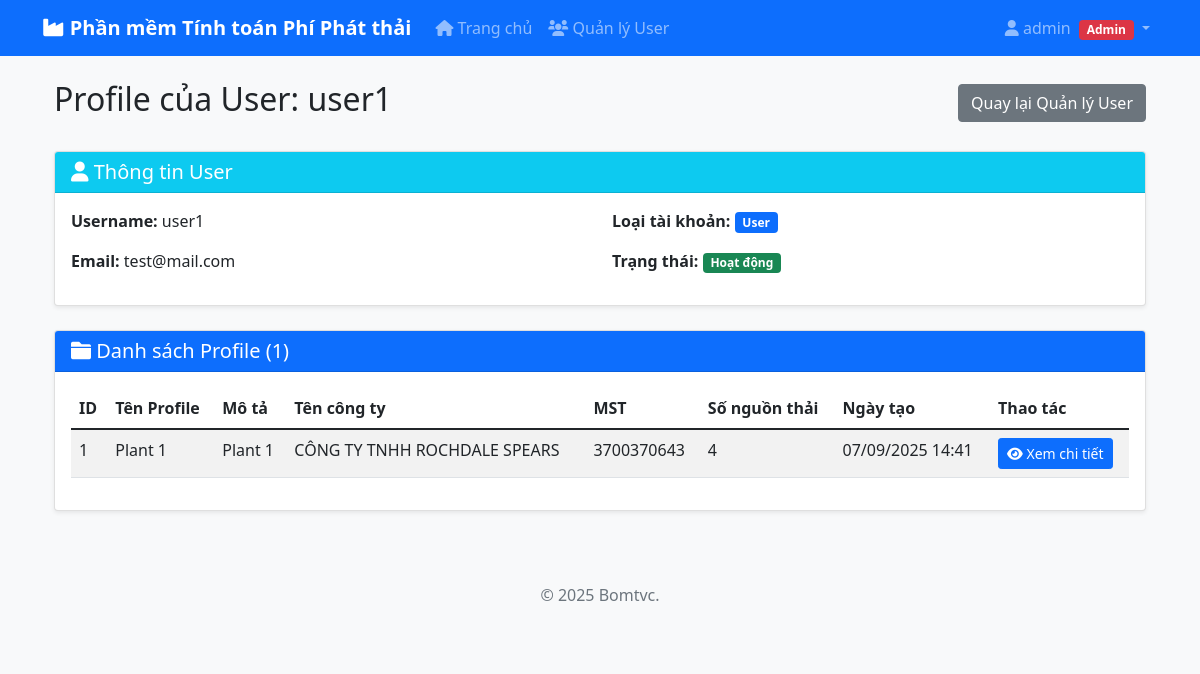
The app's page /view_user_profiles/2 (signed in) with its own data.
### database.py (models this page shows, shortened)
class User(UserMixin, db.Model):
    __tablename__ = 'users'
    id = db.Column(db.Integer, primary_key=True)
    username = db.Column(db.String(80), unique=True, nullable=False)
    email = db.Column(db.String(120), unique=True, nullable=False)
    password_hash = db.Column(db.String(255), nullable=False)
    is_admin = db.Column(db.Boolean, default=False, nullable=False)
    is_active = db.Column(db.Boolean, default=False, nullable=False)  # Admin phải bật user mới login được
    created_at = db.Column(db.DateTime, default=datetime.utcnow)
    profiles = db.relationship('Profile', backref='user', lazy=True, cascade='all, delete-orphan')

class Profile(db.Model):
    __tablename__ = 'profiles'
    id = db.Column(db.Integer, primary_key=True)
    name = db.Column(db.String(200), nullable=False)
    description = db.Column(db.Text)
    created_date = db.Column(db.DateTime, default=datetime.utcnow)
    ten_cong_ty = db.Column(db.String(200))
    dia_chi = db.Column(db.Text)
    mst = db.Column(db.String(50))
    dien_thoai = db.Column(db.String(20))
    fax = db.Column(db.String(20))
    email = db.Column(db.String(120))
    tai_khoan_ngan_hang = db.Column(db.String(50))
    tai_ngan_hang = db.Column(db.String(200))
    loai_hinh_san_xuat = db.Column(db.String(200))
    user_id = db.Column(db.Integer, db.ForeignKey('users.id'), nullable=False)
    records = db.relationship('EmissionRecord', backref='profile', lazy=True, cascade='all, delete-orphan')

### flask_app.py (the view)
@app.route('/view_user_profiles/<int:user_id>')
@admin_required
def view_user_profiles(user_id):
    user = User.query.get_or_404(user_id)
    profiles = Profile.query.filter_by(user_id=user_id).all()
    return render_template('view_user_profiles.html', user=user, profiles=profiles)

### auth.py (called while the page is built)
def admin_required(f):
    @wraps(f)
    def decorated_function(*args, **kwargs):
        if not current_user.is_authenticated:
            flash('Vui lòng đăng nhập để truy cập trang này!', 'error')
            return redirect(url_for('login'))
        if not current_user.is_admin:
            flash('Bạn không có quyền truy cập trang này!', 'error')
            abort(403)
        return f(*args, **kwargs)
    return decorated_function

### flask_app.py (called while the page is built)
@login_manager.user_loader
def load_user(user_id):
    return User.query.get(int(user_id))

### templates/view_user_profiles.html (shortened to what this page needs)
{% extends "base.html" %}
{% block content %}
<div class="container mt-4">
    <div class="d-flex justify-content-between align-items-center mb-4">
        <h2>Profile của User: {{ user.username }}</h2>
        <a href="{{ url_for('manage_users') }}" class="btn btn-secondary">Quay lại Quản lý User</a>
    </div>
    <div class="card mb-4">
        <div class="card-header bg-info text-white">
            <h5 class="mb-0"><i class="fas fa-user"></i> Thông tin User</h5>
        </div>
        <div class="card-body">
            <div class="row">
                <div class="col-md-6">
                    <p><strong>Username:</strong> {{ user.username }}</p>
                    <p><strong>Email:</strong> {{ user.email }}</p>
                </div>
                <div class="col-md-6">
                    <p><strong>Loại tài khoản:</strong>
                        {% if user.is_admin %}
                            <span class="badge bg-danger">Admin</span>
                        {% else %}
                            <span class="badge bg-primary">User</span>
                        {% endif %}
                    </p>
                    <p><strong>Trạng thái:</strong>
                        {% if user.is_active %}
                            <span class="badge bg-success">Hoạt động</span>
                        {% else %}
                            <span class="badge bg-secondary">Tạm khóa</span>
                        {% endif %}
                    </p>
                </div>
            </div>
        </div>
    </div>
    <div class="card">
        <div class="card-header bg-primary text-white">
            <h5 class="mb-0"><i class="fas fa-folder"></i> Danh sách Profile ({{ profiles|length }})</h5>
        </div>
        <div class="card-body">
            {% if profiles %}
                <div class="table-responsive">
                    <table class="table table-striped">
                        <thead>
                            <tr>
                                <th>ID</th>
                                <th>Tên Profile</th>
                                <th>Mô tả</th>
                                <th>Tên công ty</th>
                                <th>MST</th>
                                <th>Số nguồn thải</th>
                                <th>Ngày tạo</th>
                                <th>Thao tác</th>
                            </tr>
                        </thead>
                        <tbody>
                            {% for profile in profiles %}
                            <tr>
                                <td>{{ profile.id }}</td>
                                <td>{{ profile.name }}</td>
                                <td>{{ profile.description or 'N/A' }}</td>
                                <td>{{ profile.ten_cong_ty or 'N/A' }}</td>
                                <td>{{ profile.mst or 'N/A' }}</td>
                                <td>{{ profile.records|length }}</td>
                                <td>{{ profile.created_date.strftime('%d/%m/%Y %H:%M') if profile.created_date else 'N/A' }}</td>
                                <td>
                                    <a href="{{ url_for('view_user_profile_detail', profile_id=profile.id) }}"
                                       class="btn btn-sm btn-primary">
                                        <i class="fas fa-eye"></i> Xem chi tiết
                                    </a>
                                </td>
                            </tr>
                            {% endfor %}
                        </tbody>
                    </table>
                </div>
            {% else %}
                <div class="text-center py-5">
                    <i class="fas fa-inbox fa-3x text-muted mb-3"></i>
                    <h5 class="text-muted">User này chưa có profile nào</h5>
                    <p class="text-muted">User chưa tạo profile nào trong hệ thống</p>
                </div>
            {% endif %}
        </div>
    </div>
</div>
{% endblock %}

### templates/base.html (shortened to what this page needs)
<!DOCTYPE html>
<html lang="vi">
<head>
    <link href="https://cdn.jsdelivr.net/npm/bootstrap@5.1.3/dist/css/bootstrap.min.css" rel="stylesheet">
    <link href="https://cdnjs.cloudflare.com/ajax/libs/font-awesome/6.0.0/css/all.min.css" rel="stylesheet">
</head>
<body>
    <nav class="navbar navbar-expand-lg navbar-dark bg-primary">
        <div class="container">
            <a class="navbar-brand" href="{{ url_for('index') }}">
                <i class="fas fa-industry"></i> Phần mềm Tính toán Phí Phát thải
            </a>
            <div class="collapse navbar-collapse" id="navbarNav">
                <ul class="navbar-nav me-auto">
                    {% if current_user.is_authenticated %}
                    <li class="nav-item">
                        <a class="nav-link" href="{{ url_for('index') }}">
                            <i class="fas fa-home"></i> Trang chủ
                        </a>
                    </li>
                    {% if current_user.is_admin %}
                    <li class="nav-item">
                        <a class="nav-link" href="{{ url_for('manage_users') }}">
                            <i class="fas fa-users"></i> Quản lý User
                        </a>
                    </li>
                    {% endif %}
                    {% endif %}
                </ul>
                <ul class="navbar-nav ms-auto">
                    {% if current_user.is_authenticated %}
                    <li class="nav-item dropdown">
                        <a class="nav-link dropdown-toggle" href="#" id="navbarDropdown" role="button" data-bs-toggle="dropdown">
                            <i class="fas fa-user"></i> {{ current_user.username }}
                            {% if current_user.is_admin %}
                                <span class="badge bg-danger ms-1">Admin</span>
                            {% endif %}
                        </a>
                    </li>
                    {% endif %}
                </ul>
            </div>
        </div>
    </nav>
    <div class="container mt-4">
        {% block content %}{% endblock %}
    </div>
    <footer class="bg-light text-center text-muted py-4 mt-5">
        <div class="container">
            <p>&copy; 2025 Bomtvc.</p>
        </div>
    </footer>
</body>
</html>

### templates/base.html (style rules this page uses)
body { background-color: #f8f9fa; }
.navbar-brand { font-weight: bold; }
.card { box-shadow: 0 0.125rem 0.25rem rgba(0, 0, 0, 0.075); border: 1px solid rgba(0, 0, 0, 0.125); }
.btn-primary { background-color: #0d6efd; border-color: #0d6efd; }
.table-responsive { border-radius: 0.375rem; }

### records on screen
User: username "admin"
User: username "user1", email "test@mail.com"
Profile: id "1", name "Plant 1", description "Plant 1", ten_cong_ty "CÔNG TY TNHH ROCHDALE SPEARS", mst "3700370643", records|length "4", created_date "07/09/2025 14:41"

### other values on screen
{{ profiles|length }} "1"
